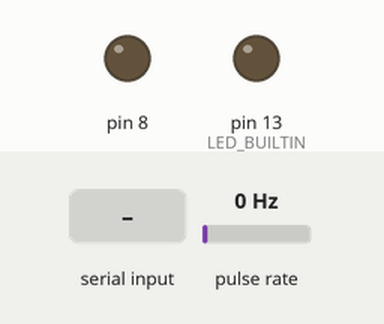
Bench run of a sketch on a simulated Arduino Uno, built with avr-gcc and run on an emulated ATmega328P. On the bench: output pins drawn as LEDs (lit = HIGH). Wiring (inferred from the names in the program): pulse sensor: data pin 2. The inputs (shaded band) are chosen by the test bench; at power-on: pulse rate 0 Hz. What the sketch prints to the serial monitor is not drawn.

Above: at 1.2 s.
1.3 s: "1" received over Serial
At 2.9 s:
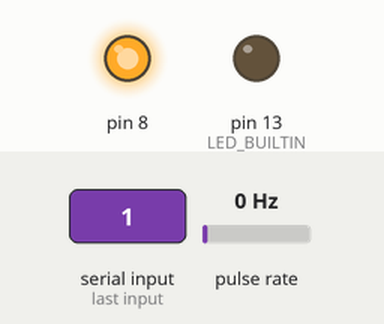
3.8 s: "2" received over Serial
At 5.6 s:
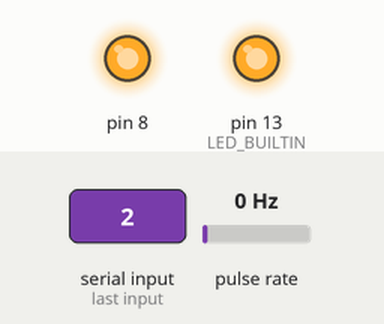
6.8 s: "0" received over Serial
At 8.2 s:
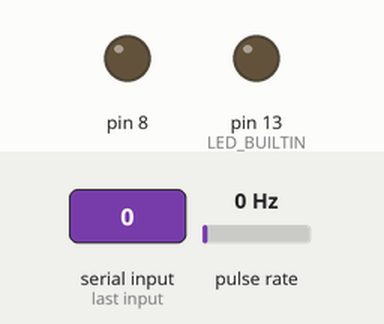
9.3 s: "2" received over Serial
At 11.1 s:
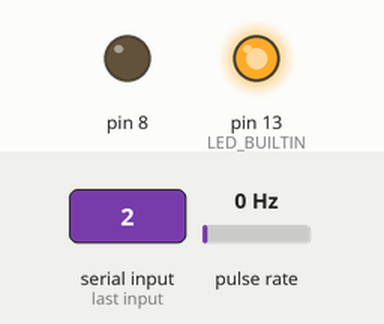
Timing chart, 0 to 12.8 s (numbered marks = the images above; inputs shaded):
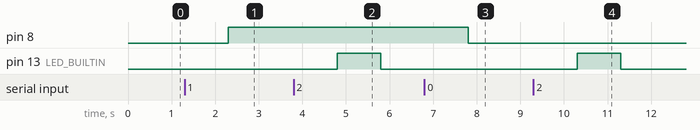

Measured:
- after the input at 1.3 s, pin 8: LOW → HIGH after 1.0 s
- after the input at 3.8 s, pin 13 (LED_BUILTIN): LOW → HIGH after 1.0 s, → LOW 1.0 s later
- after the input at 6.8 s, pin 8: HIGH → LOW after 1.0 s
- after the input at 9.3 s, pin 13 (LED_BUILTIN): LOW → HIGH after 1.0 s, → LOW 1.0 s later

The sketch:

ire_test.ino
```cpp
float RPS_prev=0;
#define encoderZ 2
float RPS=0;
long counter = 0;
long lastTime = 0;

void setup() {
  // put your setup code here, to run once:
  Serial.begin(9600);
  pinMode(encoderZ, INPUT_PULLUP);
  attachInterrupt(digitalPinToInterrupt(2), do_task, RISING);
  // pinMode(3,OUTPUT);
  // pinMode(A0, INPUT);
  pinMode(LED_BUILTIN, OUTPUT);
  pinMode(8, OUTPUT);

}

void do_task() {
  counter++;
}

void loop() {
  // put your main code here, to run repeatedly:
RPS_prev=RPS;
  if (millis() - lastTime > 100) {
    RPS = ((double) counter)/(millis() - lastTime)*1000*60;
    lastTime = millis();
    counter = 0;
  }
  // counter = 0;
  // Serial.print("Counter = ");
  // Serial.print(counter);
  // Serial.print(" RPM = ");
  RPS = RPS/(1024*2);
  // Serial.write(RPS);
  char buffer[100];

  // print "My age is " and age variable to buffer variable
  if(RPS>130)
{
  // digitalWrite(3, HIGH);
   Serial.write("brakeapplied");

  //  Serial.write(buffer);
}
  else if(RPS<130 && RPS_prev>130)
  {
      // sprintf(buffer, "brakestopped:%f;%d",RPS,counter);

  //  Serial.write(buffer);
   Serial.write("brakestopped");
  // digitalWrite(3, LOW);
  }
if(Serial.available()){
  String data;
  data=Serial.readString();
  Serial.println(data);
  // Serial.println(typeof(data));
 if(data[0]=='1')
 {
 digitalWrite(8,HIGH );
 Serial.write("applying brakes ..");
//  Serial.println('1');
 }
 else if(data[0]=='0')
 {
//  Serial.println('0');
 digitalWrite(8,LOW );
 Serial.write("stopping brakes ..");

 }
 else{
    Serial.println("else");
    digitalWrite(LED_BUILTIN,HIGH );
    delay(1000);
    digitalWrite(LED_BUILTIN,LOW );

 }

}

}


// void setup()
// {

// }

// void loop()
// {
//  while(!Serial.available());
//   String data;
//   data=Serial.readString();
//   Serial.println(data);
//   // Serial.println(typeof(data));
//  if(data[0]=='1')
//  {
//  digitalWrite(8,HIGH );
// //  Serial.println('1');
//  }
//  else if(data[0]=='0')
//  {
// //  Serial.println('0');
//  digitalWrite(8,LOW );
//  }
//  else{
//     Serial.println("else");

//     digitalWrite(LED_BUILTIN,HIGH );
// delay(1000);
//     digitalWrite(LED_BUILTIN,LOW );

//  }
// // delay(1000);

// }
```
